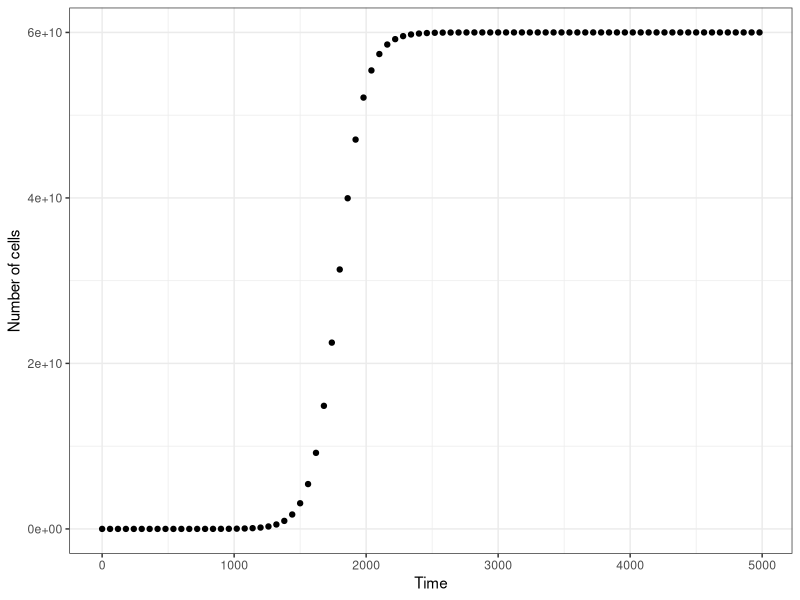
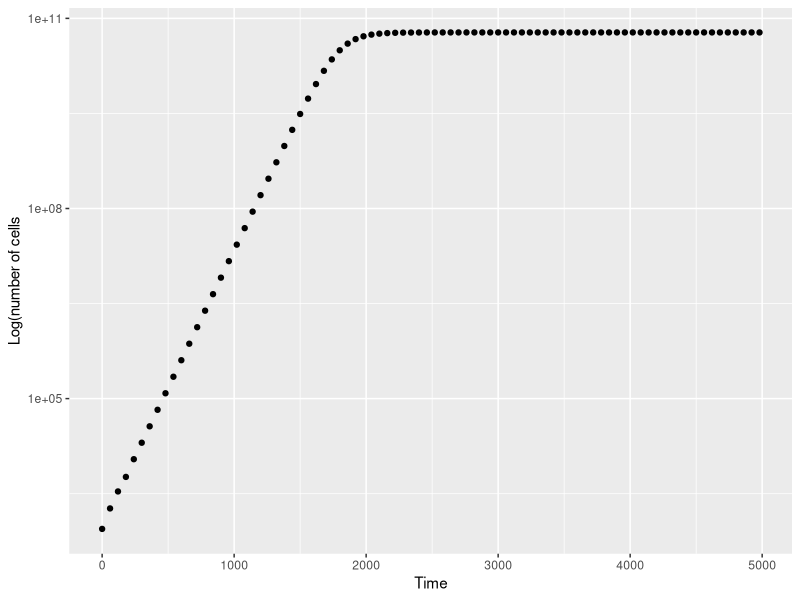

The R source for these figures, in order:
#Script to plot the logistic growth data

growth_data <- read.csv("experiment 1.csv")

install.packages("ggplot2")
library(ggplot2)

#first we are going to plot the number of cells against time
#for the growing population 

ggplot(aes(t,N), data = growth_data ) +
  geom_point() +
  ylab("Number of cells") +
  xlab("Time") +
  theme_bw()

#next we are going to plot the log(number of cells) against 
#time to show the logarithmic increase of cells over earlier time before 
#it then remains constant when it reaches carrying capacity 

ggplot(aes(t,N), data = growth_data) +
  geom_point() +
  ylab("Log(number of cells") +
  xlab("Time") +
  scale_y_continuous(trans='log10')

